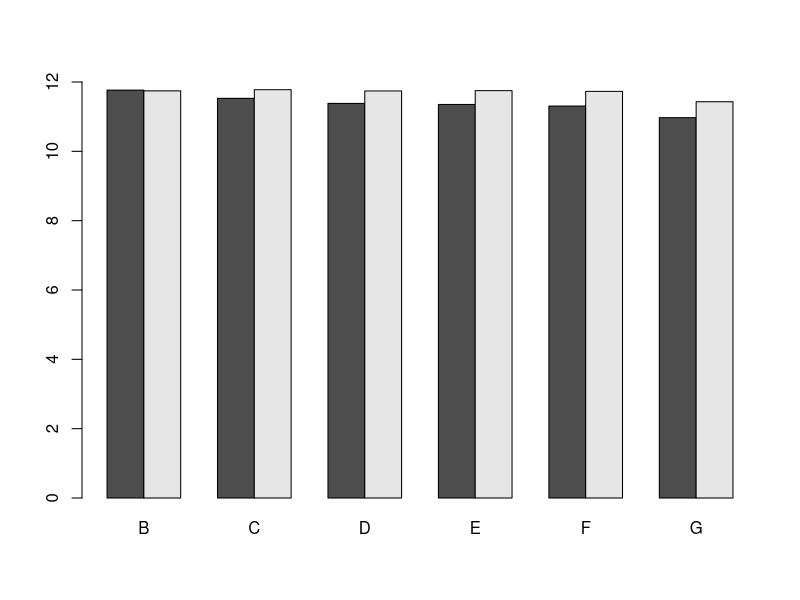
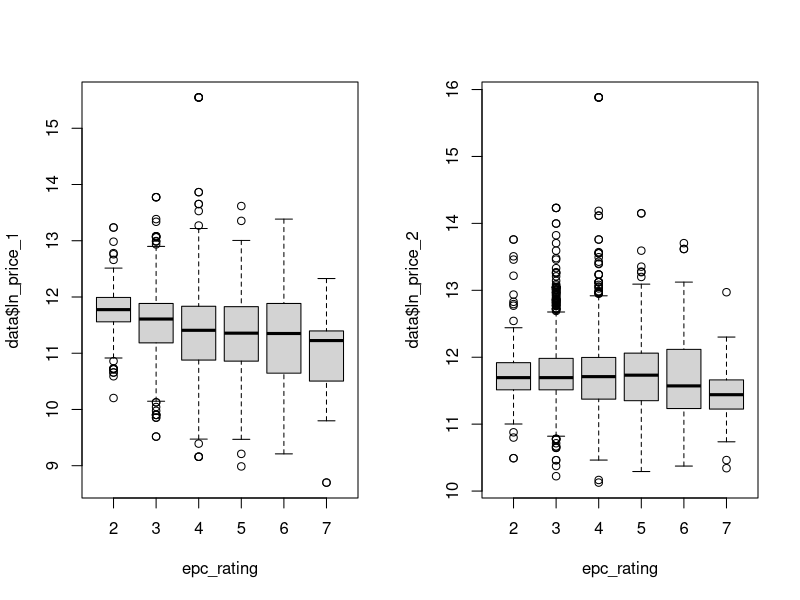

These charts were generated, in order, by the following R code:
data <- read.csv("data.csv")

epc_rating <- data$epc_rating_a +
    2 * data$epc_rating_b +
    3 * data$epc_rating_c +
    4 * data$epc_rating_d +
    5 * data$epc_rating_e + 6 * data$epc_rating_f + 7 * data$epc_rating_g

windows()
barplot(
    rbind(
        tapply(data$ln_price_1, epc_rating, mean),
        tapply(data$ln_price_2, epc_rating, mean)
    ),
    beside = TRUE, ylim = c(0, 12),
    names.arg = c("B", "C", "D", "E", "F", "G")
)

windows()
par(mfrow = c(1, 2))
boxplot(data$ln_price_1 ~ epc_rating)
boxplot(data$ln_price_2 ~ epc_rating)
